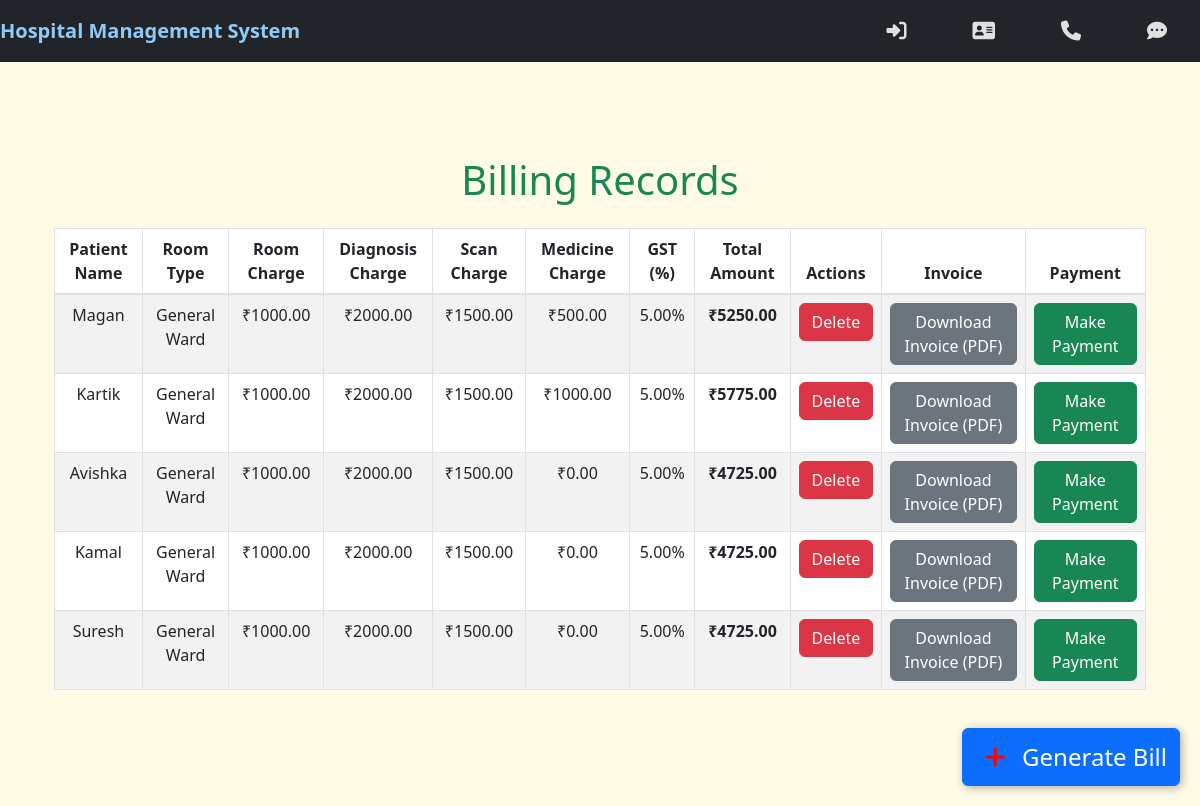
Page /bills/ on the committed database.
### hospital/models.py (models this page shows, shortened)
class Bill(models.Model):
    patient = models.OneToOneField("Patient", on_delete=models.CASCADE)
    diagnosis_charge = models.DecimalField(max_digits=10, decimal_places=2, default=Decimal('2000.00'))
    scan_charge = models.DecimalField(max_digits=10, decimal_places=2, default=Decimal('1500.00'))
    medicine_charge = models.DecimalField(max_digits=10, decimal_places=2, default=Decimal('0.00'))
    gst = models.DecimalField(max_digits=5, decimal_places=2, default=Decimal('5.00'))
    total_amount = models.DecimalField(max_digits=10, decimal_places=2, blank=True, null=True)
    ROOM_PRICING = {
        "General Ward": Decimal('1000.00'),
        "Emergency": Decimal('8000.00'),
        "Super Speciality": Decimal('3000.00'),
        "Luxury": Decimal('5000.00'),
    }
    def get_room_charge(self):
        return self.ROOM_PRICING.get(self.patient.room_type, Decimal('1000.00'))

class Patient(models.Model):
    ROOM_TYPES = [
        ('General Ward', 'General Ward'),
        ('Emergency', 'Emergency'),
        ('Super Speciality', 'Super Speciality'),
        ('Luxury', 'Luxury'),
    ]
    patient_id = models.PositiveIntegerField(unique=True, editable=False, null=True, blank=True)
    name = models.CharField(max_length=50)
    age = models.PositiveIntegerField(default=18)
    mobile = models.CharField(max_length=10)
    gender = models.CharField(max_length=10)
    address = models.TextField()
    issue = models.CharField(max_length=255)
    room_type = models.CharField(max_length=50, choices=ROOM_TYPES, default='General Ward')
    room_number = models.CharField(max_length=10, null=True, blank=True)
    is_active = models.BooleanField(default=True)

### hospital/views.py (the view)
# urls.py: path('bills/', view_bills, name='view_bills'),
def view_bills(request):
    bills = Bill.objects.all()  # Fetch all bills
    return render(request, "view_bills.html", {"bills": bills})

### hospital/templates/view_bills.html (shortened to what this page needs)
{% extends 'navigationbar.html' %}
{% load static %}
{% block body %}
<div class="container" style="margin-top:50px">
    <h1 class="text-center text-success mb-4">Billing Records</h1>
    <table class="table table-bordered table-striped table-hover" id="billingTable">
        <thead>
            <tr>
                <th>Patient Name</th>
                <th>Room Type</th>
                <th>Room Charge</th>
                <th>Diagnosis Charge</th>
                <th>Scan Charge</th>
                <th>Medicine Charge</th>
                <th>GST (%)</th>
                <th>Total Amount</th>
                <th>Actions</th>
                <th>Invoice</th>
                <th>Payment</th>
            </tr>
        </thead>
        <tbody>
            {% for bill in bills %}
            <tr>
                <td>{{ bill.patient.name }}</td>
                <td>{{ bill.patient.room_type }}</td>
                <td>₹{{ bill.get_room_charge }}</td>
                <td>₹{{ bill.diagnosis_charge }}</td>
                <td>₹{{ bill.scan_charge }}</td>
                <td>₹{{ bill.medicine_charge }}</td>
                <td>{{ bill.gst }}%</td>
                <td><strong>₹{{ bill.total_amount|floatformat:2 }}</strong></td>
                <td>
                    <a href="{% url 'delete_bill' bill.id %}" onclick="return confirm('Are you sure?')" class="btn btn-danger">Delete</a>
                </td>
                <td>
                <a href="{% url 'bill_invoice' bill.id %}" class="btn btn-secondary">Download Invoice (PDF)</a>
                </td>
                <td>
                <a href="https://paytm.com/" class="btn btn-success" target="_blank">Make Payment</a>
                </td>
            </tr>
            {% endfor %}
        </tbody>
    </table>
</div>
<a href="{% url 'select_patient_for_bill' %}" class="floating-btn btn btn-primary">
    <i class="fas fa-plus"></i> Generate Bill
</a>
{% endblock %}

### hospital/templates/navigationbar.html (shortened to what this page needs)
{% load static %}
<!DOCTYPE html>
<html>
<head>
    <link rel="stylesheet" href="https://maxcdn.bootstrapcdn.com/bootstrap/4.3.1/css/bootstrap.min.css">
    <link rel="stylesheet" href="https://use.fontawesome.com/releases/v5.6.3/css/all.css"
>
    <link rel="stylesheet" type="text/css" href="{% static 'css/mystyle.css' %}">
    <link href="https://cdn.jsdelivr.net/npm/bootstrap@5.3.0/dist/css/bootstrap.min.css" rel="stylesheet">
    <link rel="stylesheet" href="https://cdn.datatables.net/2.2.2/css/dataTables.dataTables.css">
    <link rel="stylesheet" href="https://cdn.datatables.net/buttons/3.2.2/css/buttons.dataTables.css">
    <link rel="stylesheet" href="https://cdnjs.cloudflare.com/ajax/libs/font-awesome/6.4.2/css/all.min.css">
</head>
<body>
    <nav class="navbar navbar-expand-sm bg-dark navbar-dark">
        <a class="navbar-brand" href="{% url 'hospital_overview' %}">Hospital Management System</a>
        <div class="collapse navbar-collapse" id="myMenu">
            <ul class="navbar-nav text-center ml-auto">
                {% if not request.user.is_staff %}
                <li class="nav-item">
                    <a class="nav-link" href="{% url 'login'%}"><i class="fas fa-sign-in-alt"></i></a>
                </li>
                <li class="nav-item">
                    <a class="nav-link" href="{% url 'about'%}"> <i class="fas fa-address-card"></i></a>
                </li>
                <li class="nav-item">
                    <a class="nav-link" href="{% url 'contact'%}"><i class="fa-solid fa-phone"></i></a>
                </li>
                <li class="nav-item">
                    <a class="nav-link" href="{% url 'feedback'%}"><i class="fa-solid fa-comment-dots"></i></a>
                </li>
                {% endif %}
            </ul>
        </div>
    </nav>
    <div class="container mt-4">
        {% block body %}
        {% endblock %}
    </div>
</body>
</html>

### hospital/static/css/mystyle.css (style rules this page uses)
.navbar-brand { color: #90caf9 !important; font-weight: bold; transition: color 0.3s ease-in-out, text-shadow 0.3s ease-in-out, transform 0.2s ease-in-out; position: relative; overflow: hidden; }
.navbar { background-color: #121212 !important; }
.nav-link { color: #e0e0e0 !important; transition: all 0.3s ease-in-out; position: relative; }
.nav-link::after { content: ""; position: absolute; left: 0; bottom: -2px; width: 100%; height: 2px; background-color: #ffeb3b; transform: scaleX(0); transition: transform 0.3s ease-in-out; }
.navbar-nav .nav-link { font-size: 20px; margin-left: 25px; margin-right: 25px; }
body { font-family: Arial, sans-serif; margin: 0; padding: 0; background-color: #D6ECFA; }
body { font-family: Arial, sans-serif; background-color: #e6f7ff; margin: 0; padding: 0; text-align: center; }
h1 { font-size: 2.8rem; margin-top: 20px; color: #003366; }
.fas.fa-plus { color: red; font-size: 8rem; margin: 10px; transition: transform 0.3s ease-in-out; }
.btn-primary { background-color: #4a90e2; border-color: #1c5d99; font-weight: bold; }
body { background-color: #fffbe6 !important; color: #333; margin: 0; font-family: Arial, sans-serif; }
.container { background-color: #fffbe6 !important; border-radius: 10px; padding: 20px; }
.floating-btn { position: fixed; bottom: 20px; right: 20px; padding: 20px 25px; font-size: 24px !important; border-radius: 25px; width: auto; height: auto; box-shadow: 2px 2px 10px rgba(0,0,0,0.3); text-align: center; z-index: 1000; }
.floating-btn i { font-size: 24px !important; }
.container { max-width: 800px; margin: 40px auto; padding: 10px; text-align: center; }

### rows in the picture
Bill: patient.name "Magan", patient.room_type "General Ward", get_room_charge "1000.00", diagnosis_charge "2000.00", scan_charge "1500.00", medicine_charge "500.00", gst "5.00", total_amount "5250.00"
Bill: patient.name "Kartik", patient.room_type "General Ward", get_room_charge "1000.00", diagnosis_charge "2000.00", scan_charge "1500.00", medicine_charge "1000.00", gst "5.00", total_amount "5775.00"
Bill: patient.name "Avishka", patient.room_type "General Ward", get_room_charge "1000.00", diagnosis_charge "2000.00", scan_charge "1500.00", medicine_charge "0.00", gst "5.00", total_amount "4725.00"
Bill: patient.name "Kamal", patient.room_type "General Ward", get_room_charge "1000.00", diagnosis_charge "2000.00", scan_charge "1500.00", medicine_charge "0.00", gst "5.00", total_amount "4725.00"
Bill: patient.name "Suresh", patient.room_type "General Ward", get_room_charge "1000.00", diagnosis_charge "2000.00", scan_charge "1500.00", medicine_charge "0.00", gst "5.00", total_amount "4725.00"
